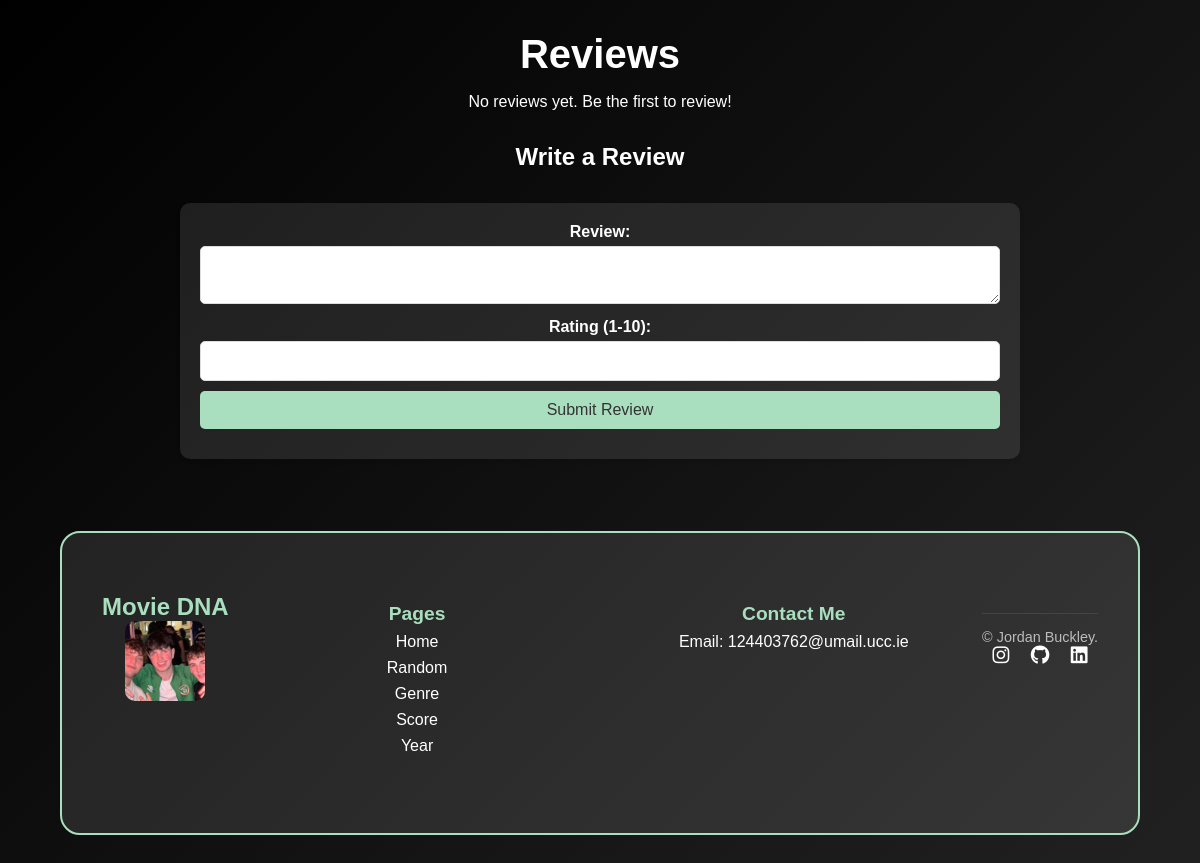
Page /movie/10 (signed in) on the earlier database version.
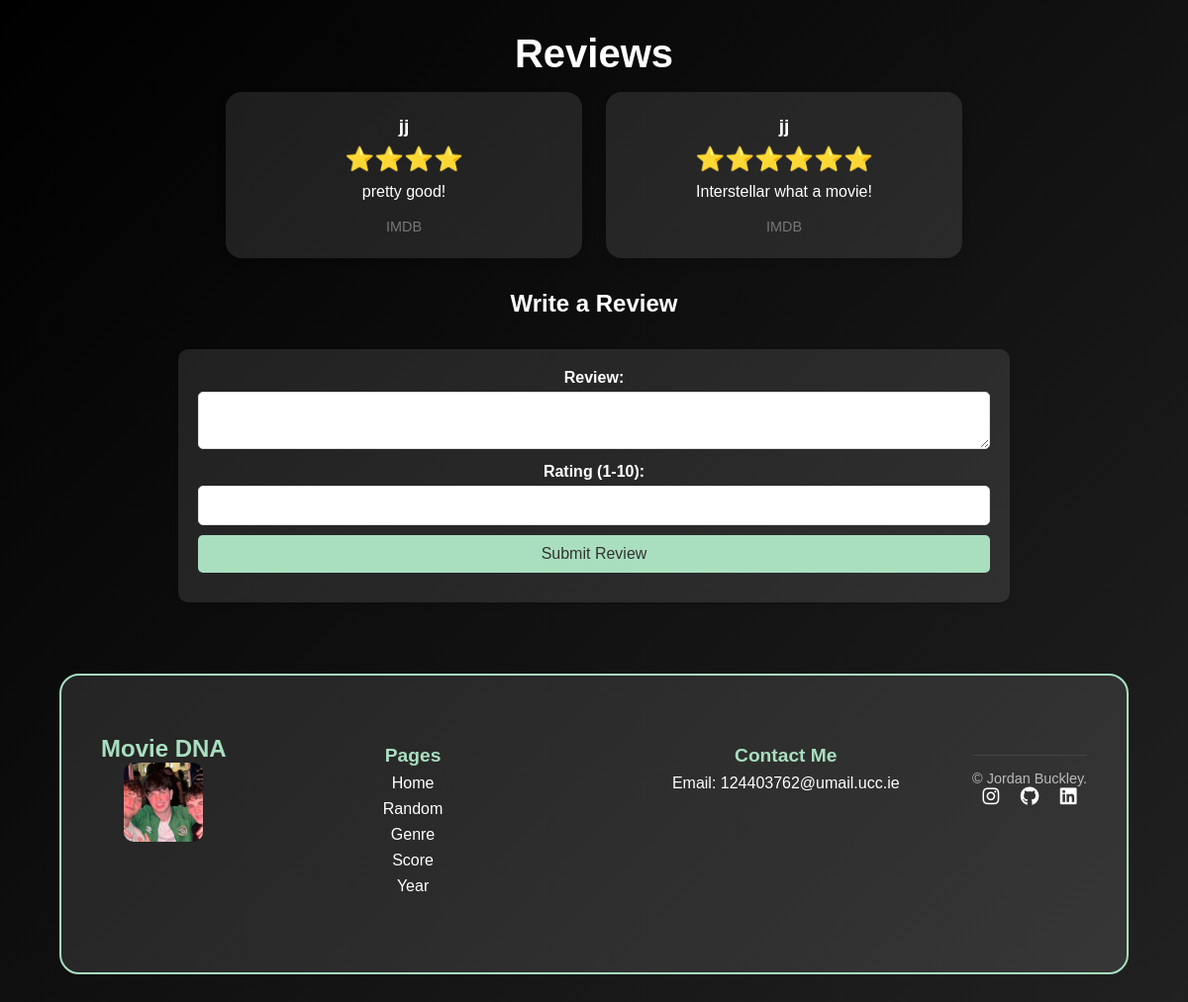
Same page on the later database version.
### tables this page shows
CREATE TABLE reviews (
    id INTEGER PRIMARY KEY AUTOINCREMENT,
    movie_id INTEGER NOT NULL,
    user TEXT NOT NULL,
    review_text TEXT NOT NULL,
    rating INTEGER NOT NULL CHECK(rating >= 1 AND rating <= 10),
    FOREIGN KEY (movie_id) REFERENCES movies(movie_id)
);

### app.py (the view, shortened to what this page needs)
@app.route("/movie/<int:movie_id>", methods=["GET", "POST"])
@login_required
def movie_details(movie_id):
    db = get_db()
    form = ReviewForm()
    movie = db.execute("SELECT * FROM movies WHERE movie_id = ?", (movie_id,)).fetchone()
    reviews = db.execute("SELECT * FROM reviews WHERE movie_id = ?", (movie_id,)).fetchall()
    return render_template("reviews.html", movie=movie,
                           reviews=reviews,
                           form=form)

### forms.py
class ReviewForm(FlaskForm):
    review_text = TextAreaField("Your Review", validators=[InputRequired()])
    rating = IntegerField("Rating (1-10)", validators=[InputRequired(), NumberRange(min=1, max=10)])
    submit = SubmitField("Submit Review")

### app.py (called while the page is built)
@app.before_request
def load_logged_in_user():
    g.user = session.get("user_id",None)

def login_required(view):
    @wraps(view)
    def wrapped_view(*args, **kwargs):
        if g.user is None:
            return(redirect(url_for("login", next=request.url)))
        return view(*args, **kwargs)
    return wrapped_view

### database.py (called while the page is built)
def get_db():
    if "db" not in g:
        g.db = sqlite3.connect(DATABASE,
                                detect_types=sqlite3.PARSE_DECLTYPES
                        )
        g.db.row_factory = sqlite3.Row
    return g.db

### templates/reviews.html (shortened to what this page needs)
{% extends "base.html" %}
{% block styles %}
<link rel="stylesheet" href="{{ url_for('static', filename='reviews.css') }}">
{% endblock %}
{% block main_content %}
    <section class="reviews-section">
        <h2 class="reviews-title">Reviews</h2>
        <div class="reviews-container">
            {% for review in reviews if review.movie_id == movie.movie_id %}
            <div class="review-card">
                    <p class="review-user"><strong>{{ review.user }}</strong></p>
                    <div class="review-stars">{{'⭐' * review.rating}}</div>
                    <p class="review-text">{{ review.review_text }}</p>
                    <p class="review-source">IMDB</p>
                </div>
            {% else %}
                <p>No reviews yet. Be the first to review!</p>
            {% endfor %}
        </div>
    </section>
    <h2>Write a Review</h2>
    <form method="POST" class="review-form">
        <label for="review_text">Review:</label>
        {{ form.review_text() }}
        <label for="rating">Rating (1-10):</label>
        {{ form.rating() }}
        {{ form.submit() }}
    </form>
{% endblock %}

### templates/base.html (shortened to what this page needs)
<!DOCTYPE html>
<html lang="en">
<head>
    <link rel="stylesheet" href="{{ url_for('static', filename='styles.css') }}">
    <link rel="stylesheet" href="https://cdnjs.cloudflare.com/ajax/libs/font-awesome/6.0.0/css/all.min.css">
    {% block styles %} {% endblock %}
</head>
<body>
    <main>
        {% block main_content %}{% endblock %}
    </main>
    <footer class="footer">
        <section class="footer-container">
            <section class="footer-logo">
                <h2>Movie DNA</h2>
                <img src="static/images/jordan_buckley.jpg" alt="Jordan Buckley" />
            </section>
            <section class="footer-links">
                <h3>Pages</h3>
                <ul>
                    <li><a href="/">Home</a></li>
                    <li><a href="/random">Random</a></li>
                    <li><a href="/genre">Genre</a></li>
                    <li><a href="/score">Score</a></li>
                    <li><a href="/year">Year</a></li>
                </ul>
            </section>
            <section class="footer-contact">
                <h3>Contact Me</h3>
                <p>Email: <a href="mailto:124403762@umail.ucc.ie">124403762@umail.ucc.ie</a></p>
            </section>
            <section class="footer-bottom">
                <p>&copy; Jordan Buckley.</p>
                <section class="social-icons">
                    <a aria-label="Instagram" href="https://www.instagram.com/jordanbuckley_20/" target="_blank">
                        <i class="fab fa-instagram"></i>
                    </a>
                    <a aria-label="GitHub" href="https://github.com/JordanBuckleyGit" target="_blank">
                        <i class="fab fa-github"></i>
                    </a>
                    <a aria-label="LinkedIn" href="https://www.linkedin.com/in/jordan05/" target="_blank">
                        <i class="fab fa-linkedin"></i>
                    </a>
                </section>
            </section>
    </footer>
</body>
</html>

### static/styles.css (style rules this page uses)
* { margin: 0; padding: 0; box-sizing: border-box; }
body { font-family: 'Arial', sans-serif; background: linear-gradient(-45deg, #0f0f0f, #1c1c1c, #2c2c2c, #000000); background-size: 400% 400%; animation: movingBackground 10s ease infinite; color: white; text-align: center; min-height: 100vh; display: flex; flex-direction: column; }
.footer { background: rgba(255, 255, 255, 0.1); border: 2px solid #A9DFBF; border-radius: 20px; padding: 40px; width: 90%; max-width: 95%; margin: 40px auto; text-align: center; transition: transform 0.3s ease, box-shadow 0.3s ease; }
.footer-container { display: flex; justify-content: space-between; flex-wrap: wrap; padding: 20px 0; }
.footer-logo img { max-width: 80px; border-radius: 10px; transition: transform 0.3s ease; }
.footer-logo h2 { font-size: 1.5em; font-weight: bold; color: #A9DFBF; }
.footer-links, .footer-contact { flex: 1; margin: 10px; min-width: 180px; }
.footer-links h3, .footer-contact h3 { font-size: 1.2em; margin-bottom: 8px; color: #A9DFBF; }
.footer-links ul { list-style: none; padding: 0; }
.footer-links ul li { margin-bottom: 8px; }
.footer-links ul li a { color: white; text-decoration: none; transition: color 0.3s ease; }
.footer-contact a { color: white; text-decoration: none; transition: color 0.3s ease; }
.footer-bottom { padding-top: 15px; border-top: 1px solid #444; margin-top: 20px; }
.footer-bottom p, .footer-bottom a { color: #bbb; font-size: 0.9em; }
.footer-bottom a { margin-left: 15px; text-decoration: none; }
.social-icons a { font-size: 1.2em; color: white; margin: 0 8px; transition: color 0.3s ease; }

### static/reviews.css (style rules this page uses)
.reviews-section { text-align: center; padding: 2rem 0; }
.reviews-title { font-size: 2.5rem; margin-bottom: 1rem; }
.reviews-container { display: flex; justify-content: center; gap: 1.5rem; flex-wrap: wrap; max-width: 1200px; margin: auto; }
.review-card { background: rgba(255, 255, 255, 0.1); border-radius: 1rem; padding: 1.5rem; width: 30%; min-width: 250px; box-shadow: 0 4px 8px rgba(0, 0, 0, 0.1); text-align: center; }
.review-user { font-size: 1.2rem; font-weight: bold; }
.review-stars { font-size: 1.5rem; color: #FFD700; margin: 0.5rem 0; }
.review-text { font-size: 1rem; line-height: 1.4; }
.review-source { margin-top: 1rem; font-size: 0.9rem; color: #777; }
.review-form { background: rgba(255, 255, 255, 0.1); border-radius: 10px; padding: 20px; margin: 2rem auto; width: 70%; box-shadow: 0 2px 4px rgba(0, 0, 0, 0.1); }
form { background: rgba(255, 255, 255, 0.1); border-radius: 10px; padding: 20px; margin: 0 auto; width: 70%; box-shadow: 0 2px 4px rgba(0, 0, 0, 0.1); }
form label { display: block; margin-bottom: 5px; font-weight: bold; }
form input, form textarea { width: 100%; padding: 10px; margin-bottom: 10px; border: 1px solid #ddd; border-radius: 5px; font-size: 1rem; }
form input[type="submit"] { background: #A9DFBF; color: #333; border: none; cursor: pointer; font-size: 1rem; padding: 10px 20px; border-radius: 5px; transition: background 0.3s ease; }

Differences in the rows shown:
added reviews: user "jj", rating "⭐⭐⭐⭐", review_text "pretty good!"
added reviews: user "jj", rating "⭐⭐⭐⭐⭐⭐", review_text "Interstellar what a movie!"
Other differences:
text no longer shown: "No reviews yet. Be the first to review!"
